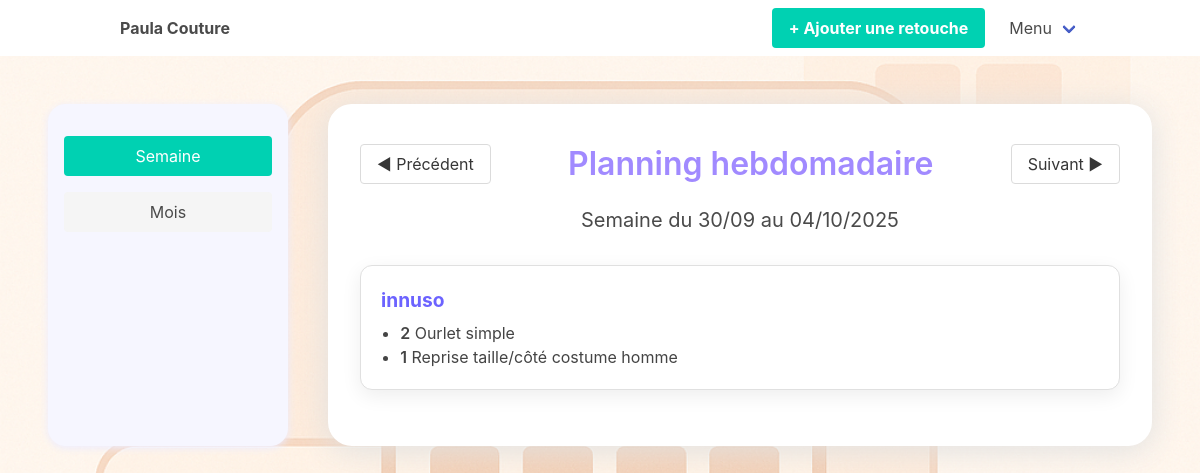
The page /planning?semaine=1 on the database its author committed.
### mon_atelier/routes.py (models this page shows, shortened)
class Client(db.Model):
    id = db.Column(db.Integer, primary_key=True)
    nom = db.Column(db.String(100), nullable=False)
    numero_telephone = db.Column(db.String(20), nullable=True, unique=False)
    retouches = db.relationship('Retouche', backref='client', lazy='dynamic', cascade="all, delete-orphan")
    tickets = db.relationship('Ticket', backref='client', lazy=True)

class DetailRetouche(db.Model):
    id = db.Column(db.Integer, primary_key=True)
    nom = db.Column(db.String(100), nullable=False)
    prix = db.Column(db.Float, nullable=True)
    sous_categorie_id = db.Column(db.Integer, db.ForeignKey('sous_categorie.id'), nullable=False)
    fournitures = db.relationship('Fourniture', secondary=retouche_fournitures, lazy='subquery',
    backref=db.backref('details_retouche', lazy=True))

### mon_atelier/routes.py (the view)
@app.route("/planning", methods=['GET', 'POST'])
def planning():
    semaine = int(request.args.get('semaine', 0))
    today = date.today()
    days_since_tuesday = (today.weekday() - 1 + 7) % 7
    start_of_current_week = today - timedelta(days=days_since_tuesday)
    start_week = start_of_current_week + timedelta(weeks=semaine)
    end_week = start_week + timedelta(days=4)
    tickets = Ticket.query.filter(
        Ticket.date_echeance >= start_week,
        Ticket.date_echeance <= end_week
    ).all()
    retouches = []
    for ticket in tickets:
        retouches.extend(ticket.retouches)
    planning_resume = defaultdict(lambda: defaultdict(int))  # {client: {nom_retouche: quantite_totale}}
    for r in retouches:
        if r.client and r.detail:
            planning_resume[r.client.nom][r.detail.nom] += 1
    planning_resume_list = []
    for client, retouches_dict in planning_resume.items():
        items = [
            {'nom': nom, 'quantite': quantite}
            for nom, quantite in retouches_dict.items()
        ]
        planning_resume_list.append((client, items))
    return render_template('planning.html', semaine=semaine, start_week=start_week, planning_resume=planning_resume_list)

### mon_atelier/__init__.py (called while the page is built)
@app.context_processor
def inject_config():
    return dict(config=app.config)

@app.context_processor
def inject_timedelta():
    return dict(timedelta=timedelta)

### mon_atelier/templates/planning.html (shortened to what this page needs)
{% extends 'base.html' %}
{% block content %}
<section class="section" style="background: #f8f9fa; min-height: 100vh;">
    <div style="display:flex; max-width: 1400px; margin: 0 auto;">
        <aside style="width: 240px; min-width:200px; background: #f6f6ff; border-radius: 18px; box-shadow: 0 2px 8px #ececff; padding: 2rem 1rem 1.5rem 1rem; margin-right:2.5rem; display:flex; flex-direction:column; align-items:center;">
            <nav style="width:100%; margin-bottom:2rem;">
                <ul style="list-style:none; padding:0; margin:0;">
                    <li style="margin-bottom:1rem;"><a href="{{ url_for('planning') }}" class="button is-fullwidth is-primary">Semaine</a></li>
                    <li style="margin-bottom:1rem;"><a href="{{ url_for('planning_retouches_mensuel') }}" class="button is-fullwidth is-light">Mois</a></li>
                </ul>
            </nav>
        </aside>
        <div style="flex:1;">
            <div style="max-width: 1100px; margin: 0 auto; background: #fff; border-radius: 24px; box-shadow: 0 4px 32px #e0e0e0; padding: 2.5rem 2rem 2rem 2rem;">
        <div class="level" style="margin-bottom:1.5rem;">
            <div class="level-left">
                <a href="{{ url_for('planning', semaine=semaine-1) }}" class="button">◄ Précédent</a>
            </div>
            <div class="level-item">
                <h1 class="title is-3" style="color:#a18aff; margin-bottom:0;">Planning hebdomadaire</h1>
            </div>
            <div class="level-right">
                <a href="{{ url_for('planning', semaine=semaine+1) }}" class="button">Suivant ►</a>
            </div>
        </div>
        <h2 class="subtitle" style="text-align:center; margin-bottom:2rem;">Semaine du {{ start_week.strftime('%d/%m') }} au {{ (start_week + timedelta(days=4)).strftime('%d/%m/%Y') }}</h2>
        {% if planning_resume %}
            {% for client, items in planning_resume %}
                <div class="box" style="margin-bottom:1.5rem;">
                    <div style="font-weight: bold; font-size: 1.2em; color:#6c63ff; margin-bottom:0.3em;">{{ client }}</div>
                    <ul style="margin:0; padding-left:1.2em;">
                        {% for item in items %}
                            <li style="font-size: 1em; color:#444; list-style: disc;">
                                <span style="font-weight:600;">{{ item.quantite }}</span> {{ item.nom }}
                            </li>
                        {% endfor %}
                    </ul>
                </div>
            {% endfor %}
        {% else %}
            <p>Aucune retouche prévue cette semaine.</p>
        {% endif %}
            </div>
        </div>
    </div>
</section>
<link href="https://cdn.jsdelivr.net/npm/vanillajs-datepicker@1.3.4/dist/css/datepicker-bs5.min.css" rel="stylesheet" />
<link href="https://cdn.jsdelivr.net/npm/fullcalendar@6.1.8/index.global.min.css" rel="stylesheet" />
{% endblock %}

### mon_atelier/static/css/custom.css (style rules this page uses)
html { background-image: url('/static/images/fond_calendrier.png') !important; background-size: cover !important; background-position: center !important; background-attachment: fixed !important; }
body { background-color: transparent !important; }
.section { background-color: transparent !important; }
.box { background: #fff !important; box-shadow: 0 6px 20px rgba(0,0,0,0.07); border-radius: 12px; border: 1px solid #e0e0e0; }

### mon_atelier/templates/base.html (style rules this page uses)
body { background-color: #f6f6ff; }
.box { background-color: white; }

### rows shown on the page
Client: nom "innuso"
DetailRetouche: quantite "2", nom "Ourlet simple"
DetailRetouche: quantite "1", nom "Reprise taille/côté costume homme"

### other values the page prints
{{ start_week.strftime('%d/%m') }} "30/09"
{{ (start_week + timedelta(days=4)).strftime('%d/%m/%Y') }} "04/10/2025"
